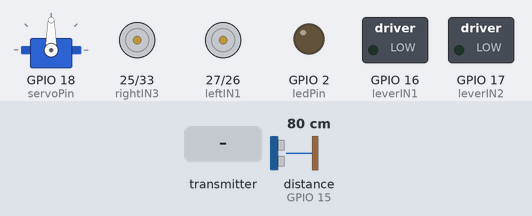
The program below on a simulated ESP32. Parts: servo, motor-driver pin pairs drawn as motors (green arrow = first pin HIGH = forward, orange = second pin HIGH = backward, longer = more drive), switched loads named in the program (green lamp = pin HIGH), output pins drawn as LEDs (lit = HIGH). Wiring (inferred from the names in the program): ultrasonic range finder: trigger GPIO 5; echo GPIO 15. Dashed ring = blinking. The test bench sets the inputs (shaded band); at power-on: distance to the obstacle (sensor on GPIO 15) 80 cm. The echo pulse lasts 58.3 µs per cm; pins used as bus, display or sensor lines are not drawn; what the program prints to the serial monitor is not drawn.

Above: at 1.2 s.
1.3 s: distance to the obstacle (sensor on GPIO 15) set to 12 cm
2.8 s: distance to the obstacle (sensor on GPIO 15) set to 9 cm
At 3.05 s:
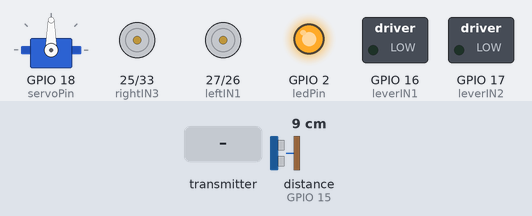
5.8 s: the transmitter starts sending j1y = 25
At 6.3 s:
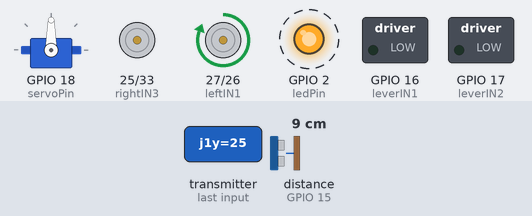
8.8 s: the transmitter starts sending j2y = 25
At 9.4 s:
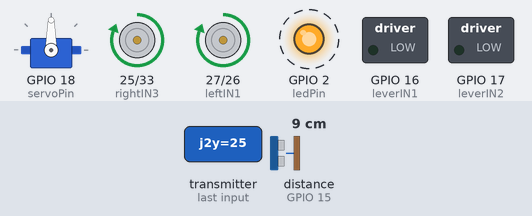
11.8 s: the transmitter starts sending j1y = 0
At 12.08 s:
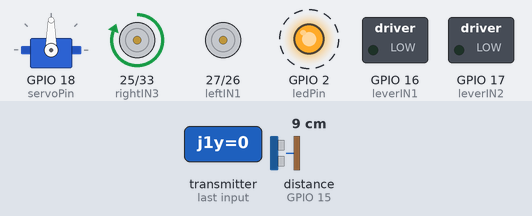
14.8 s: the transmitter starts sending j1y = 50
At 15.3 s:
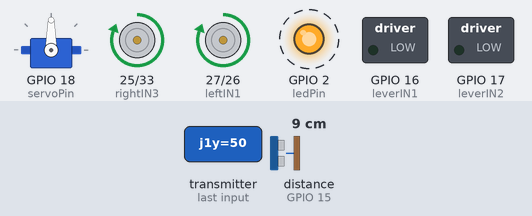
Timing chart, 0 to 18.8 s (numbered marks = the images above; inputs shaded):
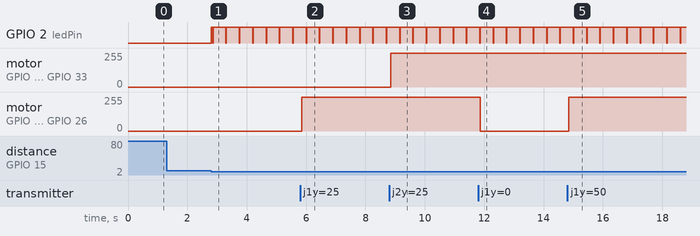

The program:

main.cpp
```cpp
#include <Arduino.h>
#include <TurtleReceiver.h>
#include <ESP32Servo.h>

// --- 1. SET UP THE CONTROLLER ---
NetController controller;

// --- 2. DRIVE PINS (Driver #1) ---
int leftIN1 = 27;
int leftIN2 = 26;
int rightIN3 = 25;
int rightIN4 = 33;

// --- 3. LEVER PINS (Driver #2) ---
int leverIN1 = 16;
int leverIN2 = 17;

// --- 4. SERVO SETUP ---
Servo myServo;
int servoPin = 18;
int servoAngle = 90;

// --- 5. ULTRASONIC & LED SETUP ---
int trigPin = 5;
int echoPin = 15;
int ledPin = 2;
int triggerDistance = 10; // cm

void setup() {
  Serial.begin(115200);

  pinMode(leftIN1, OUTPUT); pinMode(leftIN2, OUTPUT);
  pinMode(rightIN3, OUTPUT); pinMode(rightIN4, OUTPUT);
  pinMode(leverIN1, OUTPUT); pinMode(leverIN2, OUTPUT);

  pinMode(trigPin, OUTPUT);
  pinMode(echoPin, INPUT);
  pinMode(ledPin, OUTPUT);

  myServo.attach(servoPin);
  myServo.write(servoAngle);

  controller.controllerSetup();
  printMacAddress();
}

void loop() {
  // A: TANK DRIVE
  float leftStickY = controller.getJoy1Y();
  float rightStickY = controller.getJoy2Y();

  if (leftStickY > 0.5) {
    digitalWrite(leftIN1, HIGH); digitalWrite(leftIN2, LOW);
  } else if (leftStickY < -0.5) {
    digitalWrite(leftIN1, LOW); digitalWrite(leftIN2, HIGH);
  } else {
    digitalWrite(leftIN1, LOW); digitalWrite(leftIN2, LOW);
  }

  if (rightStickY > 0.5) {
    digitalWrite(rightIN3, HIGH); digitalWrite(rightIN4, LOW);
  } else if (rightStickY < -0.5) {
    digitalWrite(rightIN3, LOW); digitalWrite(rightIN4, HIGH);
  } else {
    digitalWrite(rightIN3, LOW); digitalWrite(rightIN4, LOW);
  }

  // B: LEVER MOTOR
  if (controller.getRt()) {
    digitalWrite(leverIN1, HIGH); digitalWrite(leverIN2, LOW);
  } else if (controller.getLt()) {
    digitalWrite(leverIN1, LOW); digitalWrite(leverIN2, HIGH);
  } else {
    digitalWrite(leverIN1, LOW); digitalWrite(leverIN2, LOW);
  }

  // C: MICRO SERVO
  if (controller.getRb()) {
    servoAngle += 3;
    if (servoAngle > 180) servoAngle = 180;
    myServo.write(servoAngle);
  } else if (controller.getLb()) {
    servoAngle -= 3;
    if (servoAngle < 0) servoAngle = 0;
    myServo.write(servoAngle);
  }

  // D: ULTRASONIC SENSOR & LED
  digitalWrite(trigPin, LOW);
  delayMicroseconds(2);
  digitalWrite(trigPin, HIGH);
  delayMicroseconds(10);
  digitalWrite(trigPin, LOW);

  long duration = pulseIn(echoPin, HIGH, 30000);
  float distance = (duration * 0.0343) / 2;

  if (distance < triggerDistance && duration > 0) {
    digitalWrite(ledPin, HIGH);
  } else {
    digitalWrite(ledPin, LOW);
  }

  delay(15);
}
```

TurtleReceiver.cpp
```cpp
#include <TurtleReceiver.h>

bool NetController::displayDebugMessages;

NetController::NetController(bool displayDebugMessage){
  displayDebugMessages = displayDebugMessage;

}

void OnDataRecv(const uint8_t * mac, const uint8_t *incomingData, int len) {

  memcpy(&controllerData, incomingData, sizeof(controllerData));
  if(NetController::getDebug()){
    Serial.println("received controller message");
    Serial.printf("joy1: %.2f %.2f %d  buttons: %d %d %d %d %d %d\n", controllerData.j1x, controllerData.j1y, controllerData.j1z,
      controllerData.j2x, controllerData.j2y, controllerData.j2z,
      controllerData.butX, controllerData.butY, controllerData.butA, controllerData.butB,
      controllerData.butLt, controllerData.butLb, controllerData.butRt, controllerData.butRb, controllerData.butDpad); // bro this line is a mess there must be a better way
  }

}

void NetController::controllerSetup(){
  // Set device as a Wi-Fi Station

  WiFi.mode(WIFI_STA);

  // Init ESP-NOW
  if (esp_now_init() != ESP_OK) {
    Serial.println("Error initializing ESP-NOW");

  }

  // Once ESPNow is successfully Init, we will register for recv CB to
  // get recv packer info

  esp_now_register_recv_cb(esp_now_recv_cb_t(OnDataRecv));
}

bool NetController::getDebug(){return displayDebugMessages;}

float NetController::getJoy1X(){return controllerData.j1x;}
float NetController::getJoy1Y(){return controllerData.j1y;}
bool NetController::getJoy1Z(){return controllerData.j1z;}

float NetController::getJoy2X(){return controllerData.j2x;}
float NetController::getJoy2Y(){return controllerData.j2y;}
bool NetController::getJoy2Z(){return controllerData.j2z;}

bool NetController::getA(){return controllerData.butA;}
bool NetController::getB(){return controllerData.butB;}
bool NetController::getX(){return controllerData.butX;}
bool NetController::getY(){return controllerData.butY;}

bool NetController::getLt(){return controllerData.butLt;}
bool NetController::getLb(){return controllerData.butLb;}
bool NetController::getRt(){return controllerData.butRt;}
bool NetController::getRb(){return controllerData.butRb;}

bool NetController::getDpad(){return controllerData.butDpad;}

/**
 * @brief function to print out your mac address. send it to us once u got it. make sure to call Serial.begin() before doin this
 */
void printMacAddress(){

  WiFi.mode(WIFI_STA);
  uint8_t baseMac[6];
  esp_err_t ret = esp_wifi_get_mac(WIFI_IF_STA, baseMac);
  if (ret == ESP_OK) {
    Serial.printf("%02x:%02x:%02x:%02x:%02x:%02x\n",
                  baseMac[0], baseMac[1], baseMac[2],
                  baseMac[3], baseMac[4], baseMac[5]);
  } else {
    Serial.println("Failed to read MAC address");
  }
}
```

TurtleReceiver.h
```cpp
#ifndef TURTLE_RECEIVER
#define TURTLE_RECEIVER

#include <esp_now.h>
#include <WiFi.h>
#include <esp_wifi.h>

/// @cond
typedef struct struct_message {

    float j1x; float j1y; bool j1z;
    float j2x; float j2y; bool j2z;

    bool butX; bool butY; bool butA; bool butB;

    bool butLt; bool butLb; bool butRt; bool butRb; bool butDpad;

  } struct_message;
/// @endcond

class NetController {
    private:
        // a struct containing all data received
        //struct_message controllerData;
        // setting to display debug messages or not
        static bool displayDebugMessages;

    public:
        /**
         * @brief     Creates a "network controller" - basically a receiver for your HURC. Make sure to call controllerSetup() in your setup() function before using trying to get any inputs
         * @param     displayDebugMessage by default is false; if set to true will print out debug messages to serial monitor. if enabled make sure to do Serial.begin() before you initialize your NetController. This will flood your monitor, so only enable if you really need it.
         */
        NetController(bool displayDebugMessage = false);

        /// @cond
        static bool getDebug();
        /// @endcond

        /**
         * @brief sets up stuff related to the controller, put this in ur setup function
         */
        void controllerSetup();

        /**
         * @brief returns the left joystick's x value
         * @return a float in the range [-1, 1]
         */
        float getJoy1X();

        /**
         * @brief returns the left joystick's y value
         * @return a float in the range [-1, 1]
         */
        float getJoy1Y();

        /**
         * @brief returns whether or not the left joystick is clicked down
         * @return returns true when held down, false otherwise
         */
        bool getJoy1Z();

        /**
         * @brief returns the right joystick's x value
         * @return a float in the range [-1, 1]
         */
        float getJoy2X();

        /**
         * @brief returns the right joystick's y value
         * @return a float in the range [-1, 1]
         */
        float getJoy2Y();

        /**
         * @brief returns whether or not the right joystick is clicked down
         * @return returns true when held down, false otherwise
         */
        bool getJoy2Z();

        /**
         * @brief returns whether or not the A button is pressed down (Xbox layout)
         * @return a boolean, true if held down, false otherwise
         */
        bool getA();

        /**
         * @brief returns whether or not the B button is pressed down (Xbox layout)
         * @return a boolean, true if held down, false otherwise
         */
        bool getB();

        /**
         * @brief returns whether or not the X button is pressed down (Xbox layout)
         * @return a boolean, true if held down, false otherwise
         */
        bool getX();

        /**
         * @brief returns whether or not the Y button is pressed down (Xbox layout)
         * @return a boolean, true if held down, false otherwise
         */
        bool getY();

        /**
         * @brief returns whether or not the left trigger is pressed down
         * @return a boolean, true if held down, false otherwise
         */
        bool getLt();

        /**
         * @brief returns whether or not the left bumper is pressed down
         * @return a boolean, true if held down, false otherwise
         */
        bool getLb();

        /**
         * @brief returns whether or not the right trigger is pressed down
         * @return a boolean, true if held down, false otherwise
         */
        bool getRt();

        /**
         * @brief returns whether or not the right bumper is pressed down
         * @return a boolean, true if held down, false otherwise
         */
        bool getRb();

        /**
         * @brief returns whether or not the right bumper is pressed down
         * @return a boolean, true if held down, false otherwise
         */
        bool getDpad();
};

/**
 * @brief function to print out your ESP32's mac address. Make sure to use Serial.begin() before calling this
 * @return nothing, just prints
 */
void printMacAddress();

/// @cond
/**
         * @brief     private callback function; gets called whenever a message gets received
         * @param     mac mac address of the sender (i think)
         * @param     incomingData byte array of the incoming data
         * @param     len length of incomingData in bytes
         */
void OnDataRecv(const uint8_t * mac, const uint8_t *incomingData, int len);

static struct_message controllerData = {0,0,0,0,0,0,0,0,0};

/// @endcond


#endif
```

Measured:
- the behaviour switches between 11 and 10 cm on distance to the obstacle (sensor on GPIO 15) (found by bisection; images 0 and 1)
- after the input at 1.3 s, every drawn part: stays the same
- after the input at 2.8 s, GPIO 2 (ledPin): LOW → HIGH at once, then repeats every 0.45 s: LOW 0.02 s, HIGH 0.43 s
- after the input at 5.8 s, motor on GPIO 27 (leftIN1) / GPIO 26 (leftIN2): stopped → forward 255/255 after 0.05 s
- after the input at 8.8 s, motor on GPIO 25 (rightIN3) / GPIO 33 (rightIN4): stopped → forward 255/255 after 0.06 s
- after the input at 11.8 s, motor on GPIO 27 (leftIN1) / GPIO 26 (leftIN2): forward 255/255 → stopped after 0.07 s
- after the input at 14.8 s, motor on GPIO 27 (leftIN1) / GPIO 26 (leftIN2): stopped → forward 255/255 after 0.05 s
